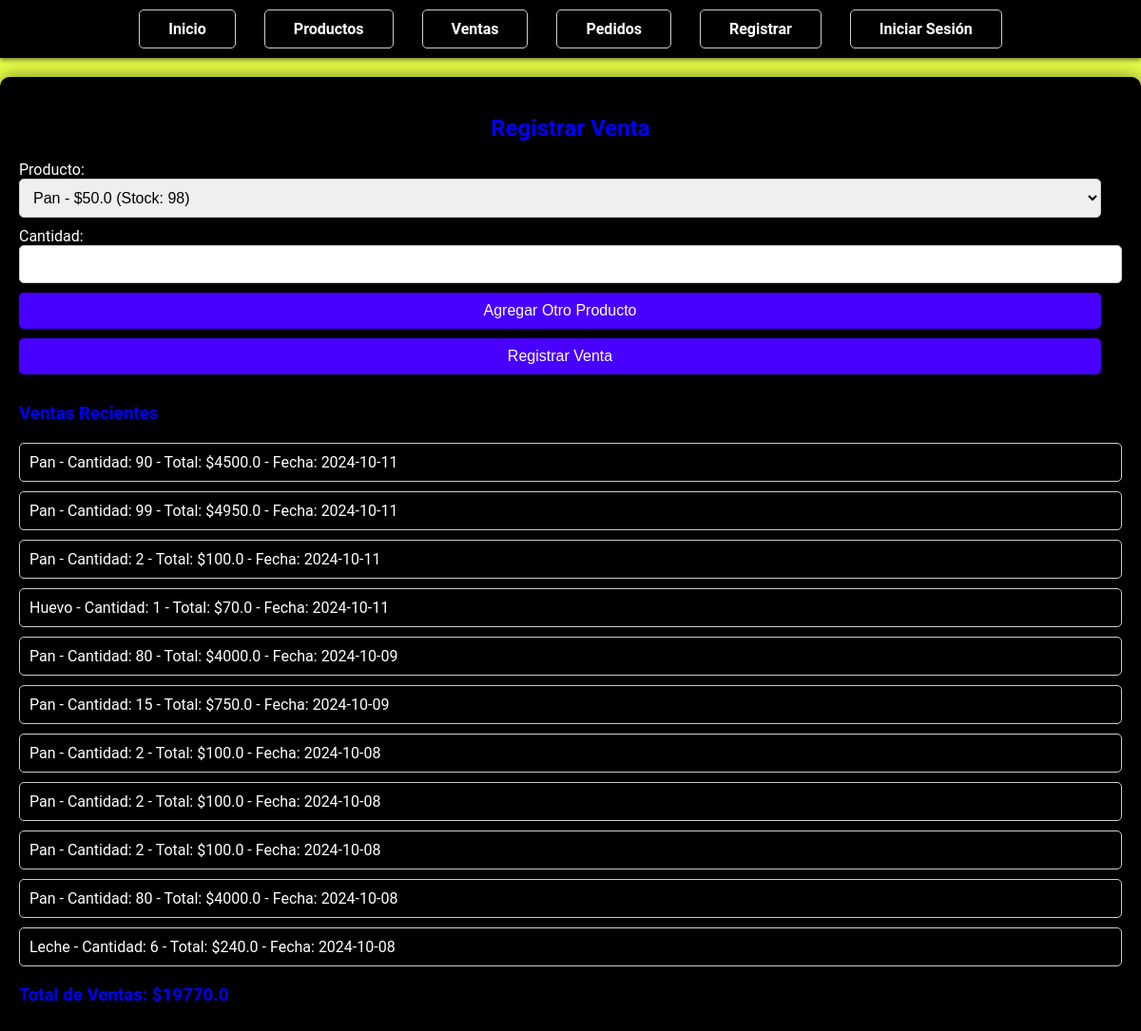
The app's page /ventas with its own data.
### tables this page shows
CREATE TABLE ventas (
                id INTEGER PRIMARY KEY AUTOINCREMENT,
                id_producto INTEGER,
                cantidad INTEGER NOT NULL,
                total REAL NOT NULL,
                fecha TEXT NOT NULL,
                FOREIGN KEY(id_producto) REFERENCES productos(id)
            );

CREATE TABLE productos (
                id INTEGER PRIMARY KEY AUTOINCREMENT,
                nombre TEXT NOT NULL UNIQUE,
                precio REAL NOT NULL,
                stock INTEGER NOT NULL
            );

### app.py (the view, shortened to what this page needs)
@app.route('/ventas', methods=['GET', 'POST'])
def ventas():
    with sqlite3.connect('your_database.db') as conn:
        cursor = conn.cursor()
        cursor.execute("SELECT * FROM productos")
        productos = cursor.fetchall()
        cursor.execute("SELECT v.id, p.nombre, v.cantidad, v.total, v.fecha FROM ventas v JOIN productos p ON v.id_producto = p.id ORDER BY v.fecha DESC")
        ventas_recientes = cursor.fetchall()
        cursor.execute("SELECT SUM(total) FROM ventas")
        total_ventas_ventas = cursor.fetchone()[0] or 0
        cursor.execute("SELECT SUM(total) FROM pedidos")
        total_ventas_pedidos = cursor.fetchone()[0] or 0
        total_ventas = total_ventas_ventas + total_ventas_pedidos
    cursor.execute("SELECT nombre, stock FROM productos WHERE stock < 10")
    productos_bajos = cursor.fetchall()
    if productos_bajos:
        enviar_correo_stock_bajo(productos_bajos)
    return render_template('ventas.html', productos=productos, ventas=ventas_recientes, total_ventas=total_ventas, productos_bajos=productos_bajos)

### templates/ventas.html (shortened to what this page needs)
{% extends 'layout.html' %}
{% block extra_css %}
<link rel="stylesheet" href="{{ url_for('static', filename='css/ventas.css') }}">
{% endblock %}
{% block content %}
<h2>Registrar Venta</h2>
<form action="{{ url_for('ventas') }}" method="POST">
    <div id="productos-contenedor">
        <div class="producto-entrada">
            <label for="id_producto">Producto:</label>
            <select id="id_producto" name="id_producto[]" required>
                {% for producto in productos %}
                <option value="{{ producto[0] }}">{{ producto[1] }} - ${{ producto[2] }} (Stock: {{ producto[3] }})</option>
                {% endfor %}
            </select>
            <label for="cantidad">Cantidad:</label>
            <input type="number" id="cantidad" name="cantidad[]" required>
        </div>
    </div>
    <button type="button" onclick="agregarProducto()">Agregar Otro Producto</button>
    <button type="submit">Registrar Venta</button>
</form>
<h3>Ventas Recientes</h3>
<ul>
    {% for venta in ventas %}
    <li>{{ venta[1] }} - Cantidad: {{ venta[2] }} - Total: ${{ venta[3] }} - Fecha: {{ venta[4] }}</li>
    {% endfor %}
</ul>
<h3>Total de Ventas: ${{ total_ventas }}</h3>
{% endblock %}

### templates/layout.html (shortened to what this page needs)
<!DOCTYPE html>
<html lang="es">
<head>
    <link rel="stylesheet" href="{{ url_for('static', filename='css/general.css') }}">
    {% block extra_css %}{% endblock %}
</head>
<body>
    <nav>
        <ul>
            <li><a href="{{ url_for('index') }}">Inicio</a></li>
            <li><a href="{{ url_for('productos') }}">Productos</a></li>
            <li><a href="{{ url_for('ventas') }}">Ventas</a></li>
            <li><a href="{{ url_for('pedidos') }}">Pedidos</a></li>
            <li><a href="{{ url_for('register') }}">Registrar</a></li>
            <li><a href="{{ url_for('login') }}">Iniciar Sesión</a></li>
        </ul>
    </nav>
    <div class="container">
        {% block content %}{% endblock %}
    </div>
</body>
</html>

### static/css/general.css (style rules this page uses)
body { font-family: 'Roboto', sans-serif; margin: 0; padding: 0; background-color: #e7ff48; color: #ffffff; }
nav { background-color: #000000; padding: 10px 0; box-shadow: 0 2px 5px rgba(0, 0, 0, 0.5); }
nav ul { list-style: none; padding: 0; margin: 0; display: flex; justify-content: center; }
nav ul li { margin: 0 15px; }
nav ul li a { color: #ffffff; text-decoration: none; font-weight: bold; padding: 10px 20px; border-radius: 5px; transition: background-color 0.3s ease; }
.container { max-width: 1200px; margin: 20px auto; padding: 20px; background-color: #000000; border-radius: 10px; box-shadow: 0 0 20px rgba(0, 0, 0, 0.5); }
h1, h2 { color: #1500ff; text-align: center; }
form { display: flex; flex-direction: column; margin-bottom: 20px; }
input, button, select { margin-bottom: 10px; padding: 10px; font-size: 16px; border-radius: 5px; border: 1px solid #ccc; width: calc(100% - 22px); transition: border-color 0.3s ease; }
button { background-color: #4800ff; color: white; border: none; border-radius: 5px; padding: 10px 15px; font-size: 16px; cursor: pointer; transition: background-color 0.3s ease, transform 0.3s ease; }
ul { list-style: none; padding: 0; }

### static/css/ventas.css (style rules this page uses)
h2, h3 { color: #0000ff; }
form { margin-bottom: 20px; }
ul { margin-top: 20px; }
ul li { padding: 10px; border: 1px solid #ccc; border-radius: 5px; margin-bottom: 10px; }

### records on screen
ventas: nombre "Pan", cantidad "90", total "4500.0", fecha "2024-10-11"
ventas: nombre "Pan", cantidad "99", total "4950.0", fecha "2024-10-11"
ventas: nombre "Pan", cantidad "2", total "100.0", fecha "2024-10-11"
ventas: nombre "Huevo", cantidad "1", total "70.0", fecha "2024-10-11"
ventas: nombre "Pan", cantidad "80", total "4000.0", fecha "2024-10-09"
ventas: nombre "Pan", cantidad "15", total "750.0", fecha "2024-10-09"
ventas: nombre "Pan", cantidad "2", total "100.0", fecha "2024-10-08"
ventas: nombre "Pan", cantidad "2", total "100.0", fecha "2024-10-08"
ventas: nombre "Pan", cantidad "2", total "100.0", fecha "2024-10-08"
ventas: nombre "Pan", cantidad "80", total "4000.0", fecha "2024-10-08"
ventas: nombre "Leche", cantidad "6", total "240.0", fecha "2024-10-08"

### other values on screen
{{ total_ventas }} "19770.0"
form field value "Pan - $50.0 (Stock: 98)"
